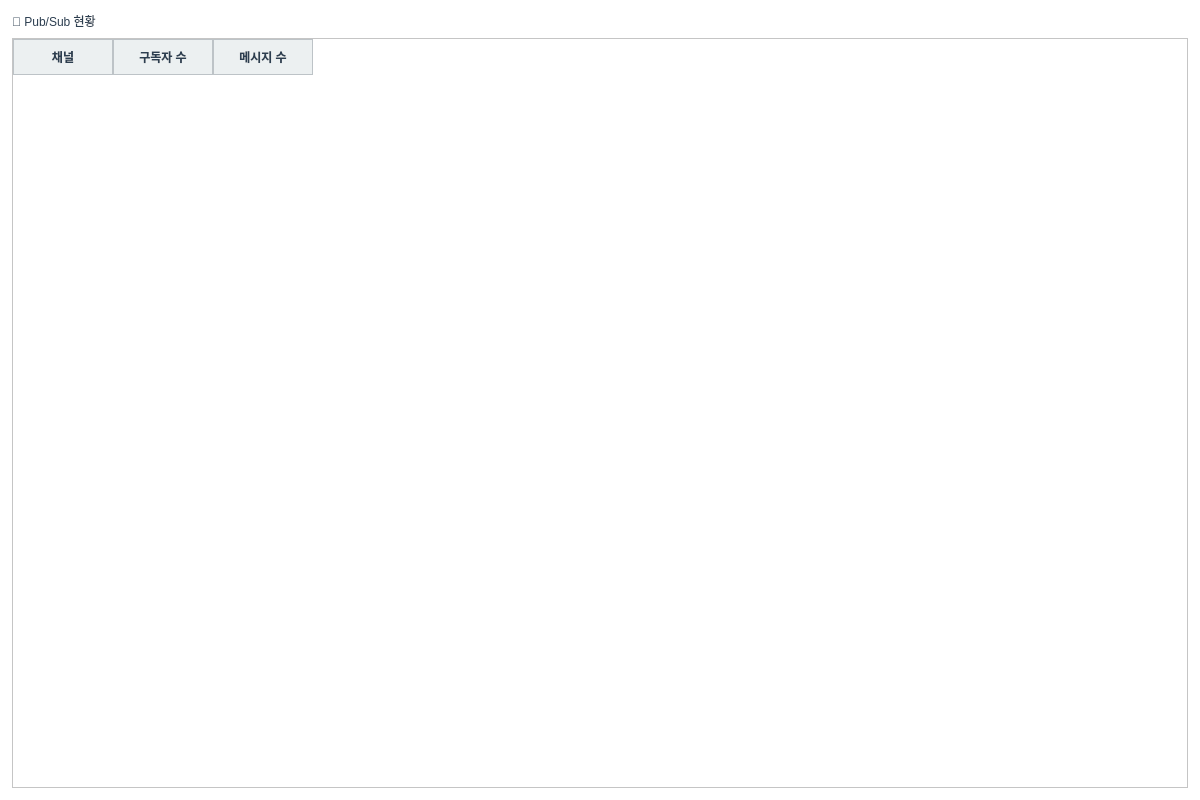
<?xml version="1.0" encoding="UTF-8"?>
<ui version="4.0">
 <class>PubsubTab</class>
 <widget class="QWidget" name="PubsubTab">
  <property name="geometry">
   <rect>
    <x>0</x>
    <y>0</y>
    <width>1200</width>
    <height>800</height>
   </rect>
  </property>
  <property name="windowTitle">
   <string>Pub/Sub 현황</string>
  </property>
  <property name="styleSheet">
   <string notr="true">QWidget {
    background-color: #FFFFFF;
    color: #2C3E50;
    font-family: &quot;맑은 고딕&quot;;
    font-size: 9pt;
}

QTabWidget::pane {
    border: 1px solid #BDC3C7;
    background-color: #FFFFFF;
}

QTabBar::tab {
    background-color: #ECF0F1;
    color: #2C3E50;
    padding: 8px 16px;
    margin-right: 2px;
    border: 1px solid #BDC3C7;
    border-bottom: none;
    border-top-left-radius: 4px;
    border-top-right-radius: 4px;
}

QTabBar::tab:selected {
    background-color: #3498DB;
    color: #FFFFFF;
    font-weight: bold;
}

QTabBar::tab:hover {
    background-color: #D5DBDB;
}

QTableWidget {
    gridline-color: #BDC3C7;
    background-color: #FFFFFF;
    alternate-background-color: #F8F9FA;
    selection-background-color: #3498DB;
    selection-color: #FFFFFF;
}

QTableWidget::item {
    padding: 4px;
    border: none;
}

QHeaderView::section {
    background-color: #ECF0F1;
    color: #2C3E50;
    padding: 6px;
    border: 1px solid #BDC3C7;
    font-weight: bold;
}

QLineEdit, QTextEdit, QPlainTextEdit {
    background-color: #FFFFFF;
    border: 1px solid #BDC3C7;
    border-radius: 3px;
    padding: 4px;
    color: #2C3E50;
}

QLineEdit:focus, QTextEdit:focus, QPlainTextEdit:focus {
    border: 2px solid #3498DB;
}

QPushButton {
    background-color: #3498DB;
    color: #FFFFFF;
    border: none;
    border-radius: 4px;
    padding: 6px 12px;
    font-weight: bold;
}

QPushButton:hover {
    background-color: #2980B9;
}

QPushButton:pressed {
    background-color: #1F618D;
}

QPushButton:disabled {
    background-color: #BDC3C7;
    color: #7F8C8D;
}

QLabel {
    color: #2C3E50;
    background-color: transparent;
}

QGroupBox {
    border: 2px solid #BDC3C7;
    border-radius: 5px;
    margin-top: 10px;
    padding-top: 10px;
    background-color: #F8F9FA;
}

QGroupBox::title {
    subcontrol-origin: margin;
    subcontrol-position: top left;
    padding: 0 5px;
    color: #2C3E50;
    font-weight: bold;
}

QProgressBar {
    border: 1px solid #BDC3C7;
    border-radius: 3px;
    text-align: center;
    background-color: #ECF0F1;
}

QProgressBar::chunk {
    background-color: #3498DB;
}</string>
  </property>
  <layout class="QVBoxLayout" name="verticalLayout">
   <property name="spacing">
    <number>8</number>
   </property>
   <property name="leftMargin">
    <number>12</number>
   </property>
   <property name="topMargin">
    <number>12</number>
   </property>
   <property name="rightMargin">
    <number>12</number>
   </property>
   <property name="bottomMargin">
    <number>12</number>
   </property>
   <item>
    <widget class="QLabel" name="label_title">
     <property name="text">
      <string>📡 Pub/Sub 현황</string>
     </property>
     <property name="styleSheet">
   <string notr="true">QWidget {
    background-color: #FFFFFF;
    color: #2C3E50;
    font-family: &quot;맑은 고딕&quot;;
    font-size: 9pt;
}

QTabWidget::pane {
    border: 1px solid #BDC3C7;
    background-color: #FFFFFF;
}

QTabBar::tab {
    background-color: #ECF0F1;
    color: #2C3E50;
    padding: 8px 16px;
    margin-right: 2px;
    border: 1px solid #BDC3C7;
    border-bottom: none;
    border-top-left-radius: 4px;
    border-top-right-radius: 4px;
}

QTabBar::tab:selected {
    background-color: #3498DB;
    color: #FFFFFF;
    font-weight: bold;
}

QTabBar::tab:hover {
    background-color: #D5DBDB;
}

QTableWidget {
    gridline-color: #BDC3C7;
    background-color: #FFFFFF;
    alternate-background-color: #F8F9FA;
    selection-background-color: #3498DB;
    selection-color: #FFFFFF;
}

QTableWidget::item {
    padding: 4px;
    border: none;
}

QHeaderView::section {
    background-color: #ECF0F1;
    color: #2C3E50;
    padding: 6px;
    border: 1px solid #BDC3C7;
    font-weight: bold;
}

QLineEdit, QTextEdit, QPlainTextEdit {
    background-color: #FFFFFF;
    border: 1px solid #BDC3C7;
    border-radius: 3px;
    padding: 4px;
    color: #2C3E50;
}

QLineEdit:focus, QTextEdit:focus, QPlainTextEdit:focus {
    border: 2px solid #3498DB;
}

QPushButton {
    background-color: #3498DB;
    color: #FFFFFF;
    border: none;
    border-radius: 4px;
    padding: 6px 12px;
    font-weight: bold;
}

QPushButton:hover {
    background-color: #2980B9;
}

QPushButton:pressed {
    background-color: #1F618D;
}

QPushButton:disabled {
    background-color: #BDC3C7;
    color: #7F8C8D;
}

QLabel {
    color: #2C3E50;
    background-color: transparent;
}

QGroupBox {
    border: 2px solid #BDC3C7;
    border-radius: 5px;
    margin-top: 10px;
    padding-top: 10px;
    background-color: #F8F9FA;
}

QGroupBox::title {
    subcontrol-origin: margin;
    subcontrol-position: top left;
    padding: 0 5px;
    color: #2C3E50;
    font-weight: bold;
}

QProgressBar {
    border: 1px solid #BDC3C7;
    border-radius: 3px;
    text-align: center;
    background-color: #ECF0F1;
}

QProgressBar::chunk {
    background-color: #3498DB;
}</string>
  </property>
    </widget>
   </item>
   <item>
    <widget class="QTableWidget" name="table_pubsub">
     <property name="alternatingRowColors">
      <bool>true</bool>
     </property>
     <property name="selectionBehavior">
      <enum>QAbstractItemView::SelectRows</enum>
     </property>
     <property name="columnCount">
      <number>3</number>
     </property>
     <column>
      <property name="text">
       <string>채널</string>
      </property>
     </column>
     <column>
      <property name="text">
       <string>구독자 수</string>
      </property>
     </column>
     <column>
      <property name="text">
       <string>메시지 수</string>
      </property>
     </column>
    </widget>
   </item>
  </layout>
 </widget>
 <resources/>
 <connections/>
</ui>
